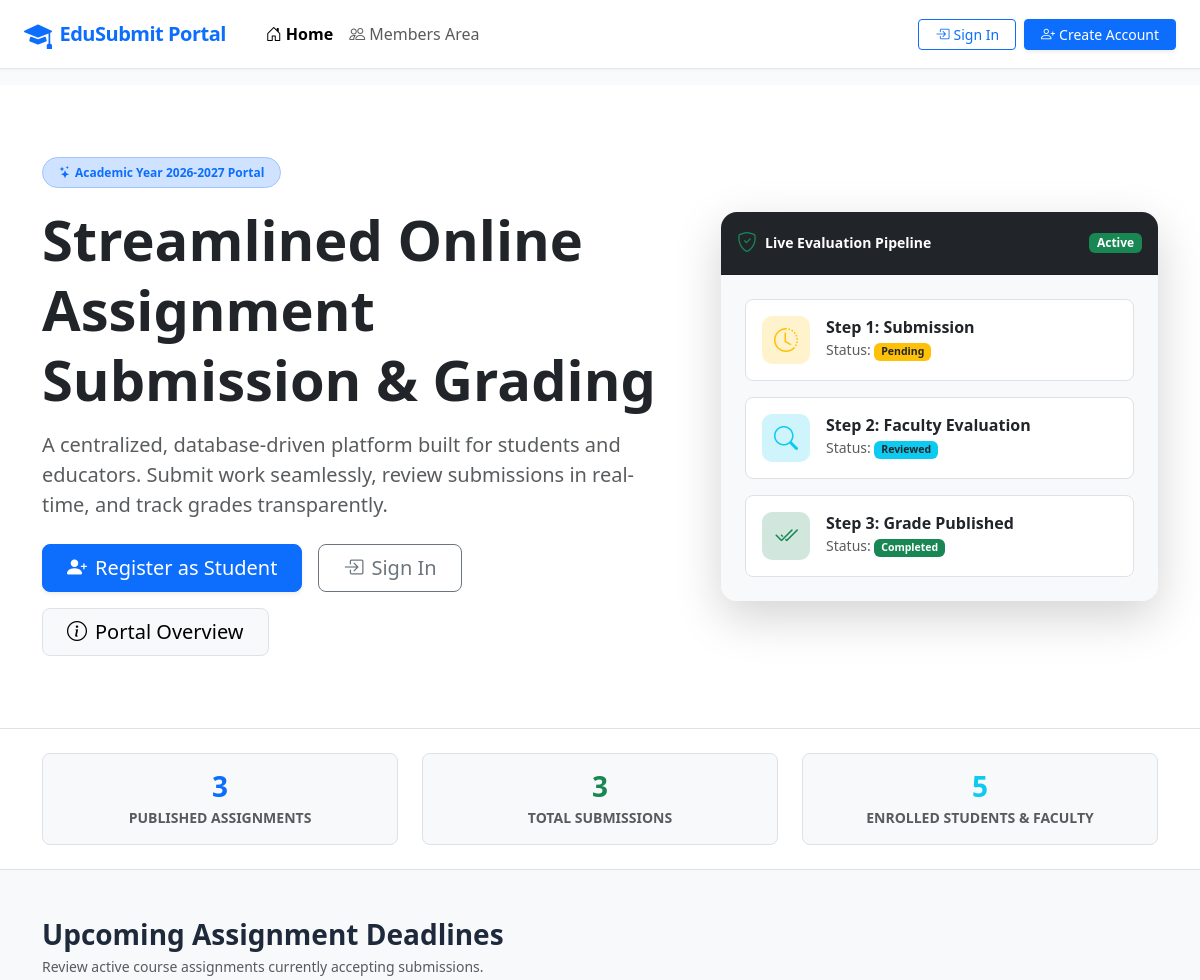
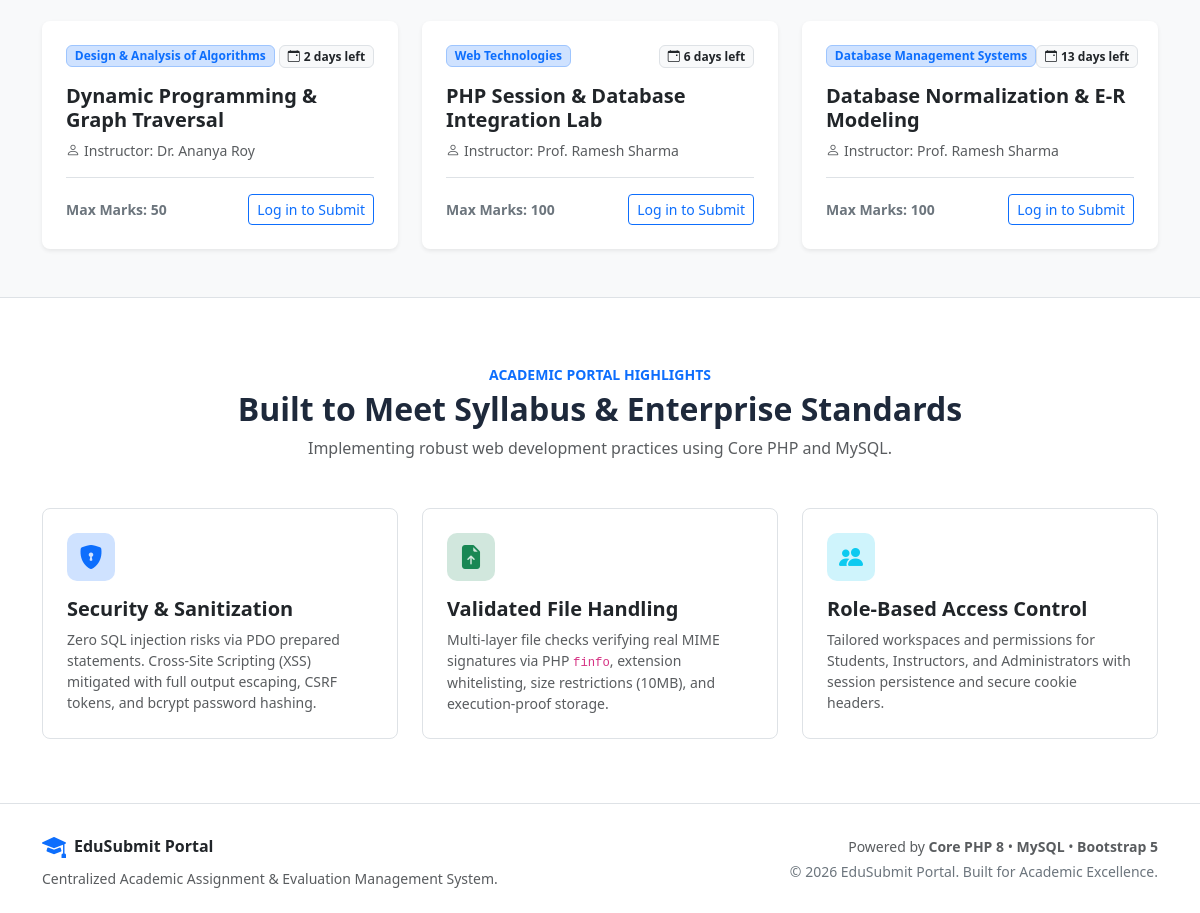
The page / on the database its author committed (2 pictures, top to bottom).
### tables this page shows
CREATE TABLE `assignments` (
  `id` INT UNSIGNED AUTO_INCREMENT PRIMARY KEY,
  `teacher_id` INT UNSIGNED NOT NULL,
  `title` VARCHAR(200) NOT NULL,
  `subject` VARCHAR(100) NOT NULL,
  `description` TEXT NOT NULL,
  `deadline` DATETIME NOT NULL,
  `file` VARCHAR(255) DEFAULT NULL,
  `max_marks` INT UNSIGNED NOT NULL DEFAULT 100,
  `created_at` TIMESTAMP DEFAULT CURRENT_TIMESTAMP,
  `updated_at` TIMESTAMP DEFAULT CURRENT_TIMESTAMP ON UPDATE CURRENT_TIMESTAMP,
  INDEX `idx_assignments_subject` (`subject`),
  INDEX `idx_assignments_deadline` (`deadline`),
  INDEX `idx_assignments_teacher` (`teacher_id`),
  CONSTRAINT `fk_assignments_teacher`
    FOREIGN KEY (`teacher_id`)
    REFERENCES `users` (`id`)
    ON DELETE CASCADE
    ON UPDATE CASCADE
);

CREATE TABLE `users` (
  `id` INT UNSIGNED AUTO_INCREMENT PRIMARY KEY,
  `name` VARCHAR(100) NOT NULL,
  `email` VARCHAR(150) NOT NULL UNIQUE,
  `password` VARCHAR(255) NOT NULL,
  `role` ENUM('admin', 'teacher', 'student') NOT NULL DEFAULT 'student',
  `phone` VARCHAR(20) DEFAULT NULL,
  `bio` TEXT DEFAULT NULL,
  `avatar` VARCHAR(255) DEFAULT NULL,
  `status` ENUM('active', 'inactive') NOT NULL DEFAULT 'active',
  `created_at` TIMESTAMP DEFAULT CURRENT_TIMESTAMP,
  `updated_at` TIMESTAMP DEFAULT CURRENT_TIMESTAMP ON UPDATE CURRENT_TIMESTAMP,
  INDEX `idx_users_role` (`role`),
  INDEX `idx_users_email` (`email`)
);

### index.php (the view, shortened to what this page needs)
<?php
require_once __DIR__ . '/config/config.php';
$pdo = getDBConnection();
$statAssignments = 0;
$statSubmissions = 0;
$statUsers = 0;
$recentAssignments = [];
try {
    $statAssignments = (int)$pdo->query("SELECT COUNT(*) FROM assignments")->fetchColumn();
    $statSubmissions = (int)$pdo->query("SELECT COUNT(*) FROM submissions")->fetchColumn();
    $statUsers = (int)$pdo->query("SELECT COUNT(*) FROM users WHERE role IN ('student', 'teacher')")->fetchColumn();
    $stmtRecent = $pdo->query("
        SELECT a.id, a.title, a.subject, a.deadline, a.max_marks, u.name AS teacher_name
        FROM assignments a
        JOIN users u ON a.teacher_id = u.id
        WHERE a.deadline >= NOW()
        ORDER BY a.deadline ASC
        LIMIT 3
    ");
    $recentAssignments = $stmtRecent->fetchAll();
} catch (PDOException $e) {
}
require_once __DIR__ . '/includes/header.php';
?>
<section class="py-5 bg-white border-bottom">
    <div class="container py-4">
        <div class="row align-items-center g-5">
            <div class="col-lg-7">
                <span class="badge bg-primary-subtle text-primary border border-primary-subtle px-3 py-2 mb-3 rounded-pill fw-semibold">
                    <i class="bi bi-stars me-1"></i>Academic Year 2026-2027 Portal
                </span>
                <h1 class="display-4 fw-bold text-dark lh-sm mb-3">
                    Streamlined Online Assignment Submission &amp; Grading
                </h1>
                <p class="lead text-muted mb-4">
                    A centralized, database-driven platform built for students and educators. Submit work seamlessly, review submissions in real-time, and track grades transparently.
                </p>
                <div class="d-flex flex-wrap gap-3">
                    <?php if (isLoggedIn()): ?>
                        <?php
                            $user = currentUser();
                            $targetDash = match ($user['role']) {
                                'admin'   => 'admin/dashboard.php',
                                'teacher' => 'teacher/dashboard.php',
                                'student' => 'student/dashboard.php',
                                default   => 'index.php',
                            };
                        ?>
                        <a href="<?php echo BASE_URL . '/' . $targetDash; ?>" class="btn btn-primary btn-lg px-4 shadow-sm">
                            <i class="bi bi-speedometer2 me-2"></i>Go to My Dashboard &rarr;
                        </a>
                    <?php else: ?>
                        <a href="<?php echo BASE_URL; ?>/register.php" class="btn btn-primary btn-lg px-4 shadow-sm">
                            <i class="bi bi-person-plus-fill me-2"></i>Register as Student
                        </a>
                        <a href="<?php echo BASE_URL; ?>/login.php" class="btn btn-outline-secondary btn-lg px-4">
                            <i class="bi bi-box-arrow-in-right me-2"></i>Sign In
                        </a>
                    <?php endif; ?>
                    <a href="<?php echo BASE_URL; ?>/members.php" class="btn btn-light btn-lg px-4 border">
                        <i class="bi bi-info-circle me-2"></i>Portal Overview
                    </a>
                </div>
            </div>
            <div class="col-lg-5">
                <div class="card border-0 shadow-lg rounded-4 overflow-hidden">
                    <div class="card-header bg-dark text-white p-3 d-flex align-items-center justify-content-between">
                        <div class="d-flex align-items-center">
                            <i class="bi bi-shield-check text-success fs-5 me-2"></i>
                            <span class="fw-semibold small">Live Evaluation Pipeline</span>
                        </div>
                        <span class="badge bg-success">Active</span>
                    </div>
                    <div class="card-body p-4 bg-light">
                        <div class="d-flex align-items-center mb-3 p-3 bg-white rounded-3 border">
                            <div class="stat-icon bg-warning-subtle text-warning me-3">
                                <i class="bi bi-clock-history"></i>
                            </div>
                            <div>
                                <h6 class="mb-0 fw-bold">Step 1: Submission</h6>
                                <small class="text-muted">Status: <span class="badge bg-warning text-dark">Pending</span></small>
                            </div>
                        </div>
                        <div class="d-flex align-items-center mb-3 p-3 bg-white rounded-3 border">
                            <div class="stat-icon bg-info-subtle text-info me-3">
                                <i class="bi bi-search"></i>
                            </div>
                            <div>
                                <h6 class="mb-0 fw-bold">Step 2: Faculty Evaluation</h6>
                                <small class="text-muted">Status: <span class="badge bg-info text-dark">Reviewed</span></small>
                            </div>
                        </div>
                        <div class="d-flex align-items-center p-3 bg-white rounded-3 border">
                            <div class="stat-icon bg-success-subtle text-success me-3">
                                <i class="bi bi-check2-all"></i>
                            </div>
                            <div>
                                <h6 class="mb-0 fw-bold">Step 3: Grade Published</h6>
                                <small class="text-muted">Status: <span class="badge bg-success">Completed</span></small>
                            </div>
                        </div>
                    </div>
                </div>
            </div>
        </div>
    </div>
</section>
<section class="py-4 bg-white border-bottom">
    <div class="container">
        <div class="row g-4 text-center">
            <div class="col-md-4">
                <div class="p-3 border rounded-3 bg-light">
                    <h3 class="fw-bold text-primary mb-1"><?php echo $statAssignments; ?></h3>
                    <p class="text-muted small mb-0 text-uppercase fw-semibold">Published Assignments</p>
                </div>
            </div>
            <div class="col-md-4">
                <div class="p-3 border rounded-3 bg-light">
                    <h3 class="fw-bold text-success mb-1"><?php echo $statSubmissions; ?></h3>
                    <p class="text-muted small mb-0 text-uppercase fw-semibold">Total Submissions</p>
                </div>
            </div>
            <div class="col-md-4">
                <div class="p-3 border rounded-3 bg-light">
                    <h3 class="fw-bold text-info mb-1"><?php echo $statUsers; ?></h3>
                    <p class="text-muted small mb-0 text-uppercase fw-semibold">Enrolled Students &amp; Faculty</p>
                </div>
            </div>
        </div>
    </div>
</section>
<section class="py-5 bg-light">
    <div class="container">
        <div class="d-flex align-items-center justify-content-between mb-4">
            <div>
                <h3 class="fw-bold mb-1">Upcoming Assignment Deadlines</h3>
                <p class="text-muted small mb-0">Review active course assignments currently accepting submissions.</p>
            </div>
        </div>
        <div class="row g-4">
            <?php if (!empty($recentAssignments)): ?>
                <?php foreach ($recentAssignments as $assign): ?>
                    <div class="col-md-4">
                        <div class="card h-100 border-0 shadow-sm rounded-3">
                            <div class="card-body p-4 d-flex flex-column">
                                <div class="d-flex align-items-center justify-content-between mb-2">
                                    <span class="badge bg-primary-subtle text-primary border border-primary-subtle">
                                        <?php echo e($assign['subject']); ?>
                                    </span>
                                    <?php echo renderDeadlineBadge($assign['deadline']); ?>
                                </div>
                                <h5 class="card-title fw-bold text-dark mt-2 mb-2">
                                    <?php echo e($assign['title']); ?>
                                </h5>
                                <p class="text-muted small mb-3">
                                    <i class="bi bi-person me-1"></i>Instructor: <?php echo e($assign['teacher_name']); ?>
                                </p>
                                <div class="mt-auto pt-3 border-top d-flex align-items-center justify-content-between">
                                    <span class="small fw-semibold text-secondary">
                                        Max Marks: <?php echo (int)$assign['max_marks']; ?>
                                    </span>
                                    <?php if (isLoggedIn() && hasRole('student')): ?>
                                        <a href="<?php echo BASE_URL; ?>/student/assignment_details.php?id=<?php echo (int)$assign['id']; ?>" class="btn btn-sm btn-primary">
                                            View &amp; Submit &rarr;
                                        </a>
                                    <?php else: ?>
                                        <a href="<?php echo BASE_URL; ?>/login.php" class="btn btn-sm btn-outline-primary">
                                            Log in to Submit
                                        </a>
                                    <?php endif; ?>
                                </div>
                            </div>
                        </div>
                    </div>
                <?php endforeach; ?>
            <?php endif; ?>
        </div>
    </div>
</section>
<section class="py-5 bg-white border-top">
    <div class="container py-3">
        <div class="text-center max-w-2xl mx-auto mb-5">
            <span class="text-primary fw-semibold small text-uppercase tracking-wider">Academic Portal Highlights</span>
            <h2 class="fw-bold mt-1">Built to Meet Syllabus &amp; Enterprise Standards</h2>
            <p class="text-muted">Implementing robust web development practices using Core PHP and MySQL.</p>
        </div>
        <div class="row g-4">
            <div class="col-md-4">
                <div class="card h-100 border p-4 rounded-3">
                    <div class="stat-icon bg-primary-subtle text-primary mb-3">
                        <i class="bi bi-shield-lock-fill"></i>
                    </div>
                    <h5 class="fw-bold">Security &amp; Sanitization</h5>
                    <p class="text-muted small mb-0">
                        Zero SQL injection risks via PDO prepared statements. Cross-Site Scripting (XSS) mitigated with full output escaping, CSRF tokens, and bcrypt password hashing.
                    </p>
                </div>
            </div>
            <div class="col-md-4">
                <div class="card h-100 border p-4 rounded-3">
                    <div class="stat-icon bg-success-subtle text-success mb-3">
                        <i class="bi bi-file-earmark-arrow-up-fill"></i>
                    </div>
                    <h5 class="fw-bold">Validated File Handling</h5>
                    <p class="text-muted small mb-0">
                        Multi-layer file checks verifying real MIME signatures via PHP <code>finfo</code>, extension whitelisting, size restrictions (10MB), and execution-proof storage.
                    </p>
                </div>
            </div>
            <div class="col-md-4">
                <div class="card h-100 border p-4 rounded-3">
                    <div class="stat-icon bg-info-subtle text-info mb-3">
                        <i class="bi bi-people-fill"></i>
                    </div>
                    <h5 class="fw-bold">Role-Based Access Control</h5>
                    <p class="text-muted small mb-0">
                        Tailored workspaces and permissions for Students, Instructors, and Administrators with session persistence and secure cookie headers.
                    </p>
                </div>
            </div>
        </div>
    </div>
</section>
<?php require_once __DIR__ . '/includes/footer.php'; ?>

### config/config.php (shortened to what this page needs)
<?php
function e($data): string {
    return htmlspecialchars((string)($data ?? ''), ENT_QUOTES, 'UTF-8');
}
function isLoggedIn(): bool {
    return !empty($_SESSION['user_id']) && !empty($_SESSION['user_role']);
}
function renderDeadlineBadge(string $deadline): string {
    $now = new DateTime();
    $dl = new DateTime($deadline);
    $diff = $now->diff($dl);
    return '<span class="badge bg-light text-dark border"><i class="bi bi-calendar-event me-1"></i>' . $diff->days . ' days left</span>';
}

### rows shown on the page
assignments: subject "Design & Analysis of Algorithms", deadline "2", title "Dynamic Programming & Graph Traversal", teacher.name "Dr. Ananya Roy", max_marks "50"
assignments: subject "Web Technologies", deadline "6", title "PHP Session & Database Integration Lab", teacher.name "Prof. Ramesh Sharma", max_marks "100"
assignments: subject "Database Management Systems", deadline "13", title "Database Normalization & E-R Modeling", teacher.name "Prof. Ramesh Sharma", max_marks "100"

### other values the page prints
APP_NAME "EduSubmit Portal"
$statAssignments "3"
$statSubmissions "3"
$statUsers "5"
